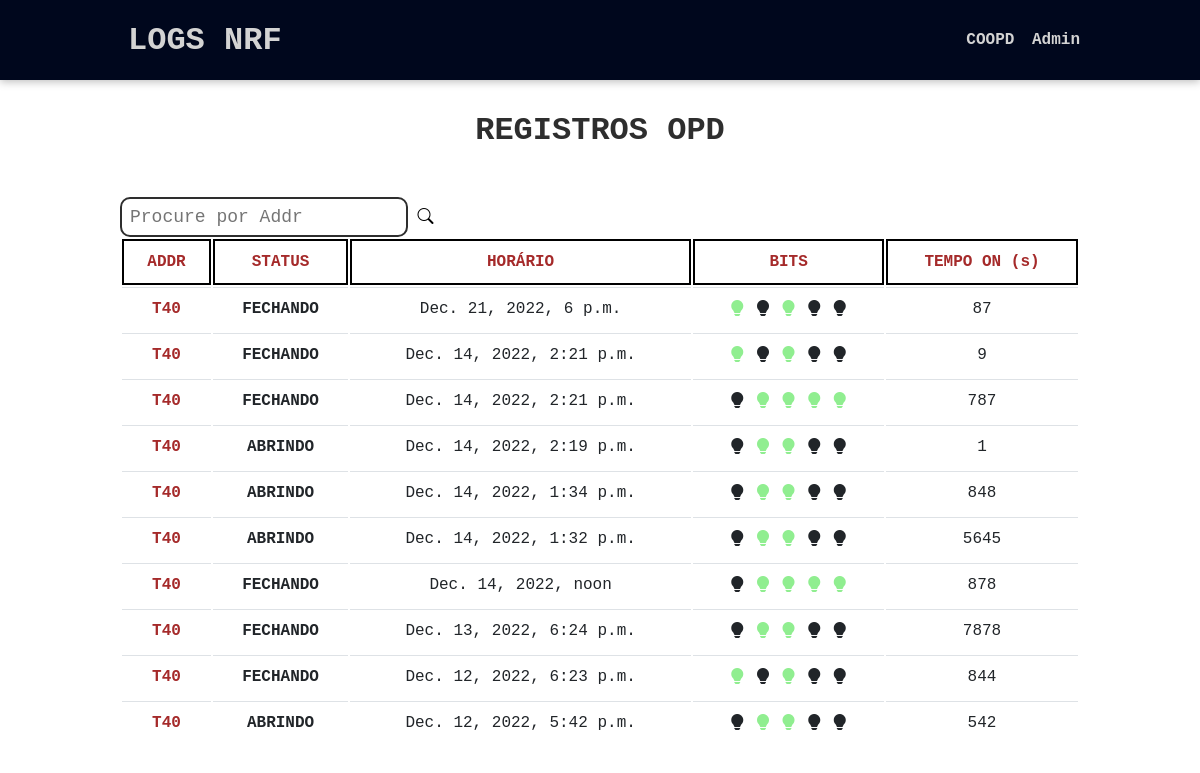
Page /dispositivo/T40 on the committed database.
### controle_opd/models.py (models this page shows, shortened)
class ReportModel(models.Model):
    addr = models.ForeignKey(DispModel, on_delete=models.CASCADE, related_name="reports")
    status = models.CharField(max_length=100)
    bits = models.CharField(max_length=50)
    horario = models.DateTimeField()
    timestamp = models.IntegerField()

class DispModel(models.Model):
    addr = models.CharField(max_length=100, unique=True)
    local = models.CharField(max_length=100)
    funcao = models.CharField(max_length=400)
    nome = models.CharField(max_length=100)
    def __str__(self):
        return self.addr

### controle_opd/views.py (the view)
# urls.py: path("dispositivo/<slug:slug>", view=views.SingleAddr.as_view(), name="single-addr")
class SingleAddr(ListView):
    template_name = 'controle_opd/index.html'
    model = ReportModel
    ordering = ["-horario"]
    context_object_name = "records"
    paginate_by = 12
    def get_queryset(self):
        queryset = super().get_queryset()
        if self.kwargs.get('slug'):
            queryset = queryset.filter(addr__addr__contains=self.kwargs['slug'])
        data = queryset
        return data

### controle_opd/templates/controle_opd/index.html (shortened to what this page needs)
{% extends 'base.html' %}
{% load static %}
{% block css_files %}
<link rel="stylesheet" href="{% static 'index.css' %}" />
<link rel="stylesheet" href="{% static 'records.css' %}"/>
{% endblock css_files %}
{% block content %}
<section id="registers">
    <h2>REGISTROS OPD</h2>
    <div class="table-responsive">
        <input type="text" id="search_addr" onkeyup="filter_func()" placeholder="Procure por Addr">
        <label for="search_addr"><i class="bi bi-search"></i></label>
        <table class="table" id="table_log">
            {% include "controle_opd/partials/table.html" %}
        </table>
    </div>
</section>
{% endblock content %}

### controle_opd/templates/controle_opd/partials/table.html (shortened to what this page needs)
<thead style="color: brown;">
    <tr>
        <th>ADDR</th>
        <th>STATUS</th>
        <th>HORÁRIO</th>
        <th>BITS</th>
        <th>TEMPO ON (s)</th>
    </tr>
</thead>
<tbody>
    {% for rec in records %}
    <tr>
        <td><a href="{% url 'single-addr' rec.addr %}">{{ rec.addr }}</a></td>
        <td><b>{{ rec.status }}</b></td>
        <td>{{ rec.horario }}</td>
        <td>{% for bit in rec.bits %}
            {% if bit == '0' %}<i class="bi bi-lightbulb-fill"></i>
            {% elif bit == '1' %}<i class="bi bi-lightbulb-fill" style="color: lightgreen"></i>
            {% endif %}
            {% endfor %}</td>
        <td>{{ rec.timestamp }}</td>
    </tr>
    {% endfor %}
</tbody>

### static/app.css (style rules this page uses)
* { box-sizing: border-box; }
html { font-family:'Courier New', Courier, monospace; }
body { margin: 0; }
h1, h2, h3 { font-family: 'Courier New', Courier; font-weight: bold; }

### controle_opd/static/index.css (style rules this page uses)
#registers { margin: 7rem auto; width: 90%; max-width: 60rem; }
#registers h2 { text-align: center; font-size: 2rem; color: #2e2e2e; margin: 3rem 0; }
#registers a { color: brown; font-weight: bold; text-decoration: none; }
input { border: 2px solid #2e2e2e; border-radius: 10px; height: 2.5rem; padding-left: 0.5rem; width: 30%; font-family: 'Courier New', Courier; font-size: 18px; }

### controle_opd/static/records.css (style rules this page uses)
.table-responsive { display:block; width:100%; overflow-x:auto; -webkit-overflow-scrolling:touch; }
.table { width:100%; margin-bottom:1rem; color:#212529; background-color:transparent }
.table td, .table th { padding:.75rem; vertical-align:top; border-top:1px solid #dee2e6; text-align: center; }
.table thead th { vertical-align:bottom; border:2px solid #000000 }

### rows in the picture
ReportModel: addr "T40", status "FECHANDO", horario "Dec. 21, 2022, 6 p.m.", timestamp "87"
ReportModel: addr "T40", status "FECHANDO", horario "Dec. 14, 2022, 2:21 p.m.", timestamp "9"
ReportModel: addr "T40", status "FECHANDO", horario "Dec. 14, 2022, 2:21 p.m.", bits "0 1 1 1 1" (drawn), timestamp "787"
ReportModel: addr "T40", status "ABRINDO", horario "Dec. 14, 2022, 2:19 p.m.", timestamp "1"
ReportModel: addr "T40", status "ABRINDO", horario "Dec. 14, 2022, 1:34 p.m.", timestamp "848"
ReportModel: addr "T40", status "ABRINDO", horario "Dec. 14, 2022, 1:32 p.m.", timestamp "5645"
ReportModel: addr "T40", status "FECHANDO", horario "Dec. 14, 2022, noon", bits "0 1 1 1 1" (drawn), timestamp "878"
ReportModel: addr "T40", status "FECHANDO", horario "Dec. 13, 2022, 6:24 p.m.", timestamp "7878"
ReportModel: addr "T40", status "FECHANDO", horario "Dec. 12, 2022, 6:23 p.m.", timestamp "844"
ReportModel: addr "T40", status "ABRINDO", horario "Dec. 12, 2022, 5:42 p.m.", timestamp "542"
